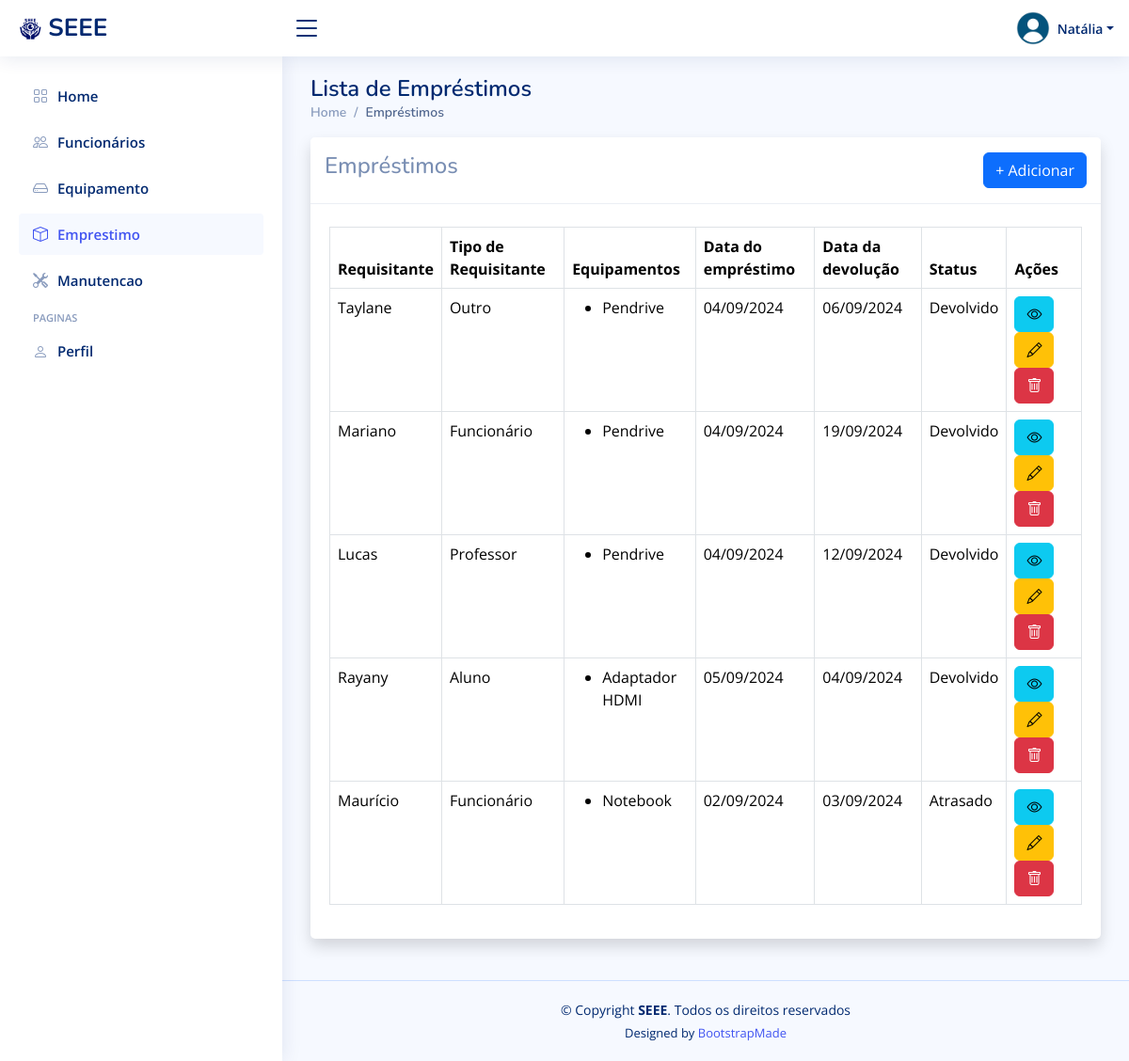
The page /emprestimo/list/ (signed in) on the database its author committed.
### emprestimo/models.py (models this page shows, shortened)
class Emprestimo(models.Model):
    class TipoDoRequisitante(models.IntegerChoices):
        ALUNO = 1, 'Aluno'
        PROFESSOR = 2, 'Professor'
        FUNCIONARIO = 3, 'Funcionário'
        OUTRO = 4, 'Outro'
    class Status(models.IntegerChoices):
        CONCLUIDO = 1, 'Devolvido'
        ANDAMENTO = 2, 'Em Andamento'
        INCOMPLETO = 3, 'Atrasado'
    requisitante = models.CharField(max_length=50)
    tipoDoRequisitante = models.IntegerField(choices=TipoDoRequisitante.choices, default=TipoDoRequisitante.OUTRO)
    sala = models.CharField(max_length=50)
    curso = models.CharField(max_length=20, null=True, blank=True)
    dataEmprestimo = models.DateField(default=now, null=False, blank=False)
    dataDevolucao = models.DateField(null=True, blank=True)
    observacoesDeDevolucao = models.CharField(max_length=255, blank=True)
    status = models.IntegerField(choices=Status.choices, default=Status.ANDAMENTO)
    funcionario = models.ForeignKey('funcionario.Funcionario', on_delete=models.SET_NULL, null=True, blank=True)
    equipamentos = models.ManyToManyField('equipamento.Equipamento', through='itemEmprestimo.ItemEmprestimo')

### equipamento/models.py (models this page shows, shortened)
class Equipamento(models.Model):
    nome = models.CharField(max_length=100)
    codigo = models.CharField(max_length=50, unique=True)
    marca = models.CharField(max_length=50)
    status = models.PositiveIntegerField(choices=[(1, 'Disponível'), (2, 'Emprestado'), (3, 'Em Manutenção')], default=1)

### emprestimo/views.py (the view)
# urls.py: path('list/', views.list, name='emprestimoList'),
@login_required
def list(request):
    emprestimos = Emprestimo.objects.all().distinct()
    return render(request, 'emprestimo/list.html', {'emprestimos':emprestimos})

### funcionario/contextProcess.py (called while the page is built)
def user_group_context(request):
    user = request.user
    isAdmin = user.groups.filter(name='Admin').exists()
    isFuncionario = user.groups.filter(name='Funcionarios').exists()
    return {
        'isAdmin': isAdmin,
        'isDuncionario': isFuncionario,
    }

### templates/emprestimo/list.html (shortened to what this page needs)
{% extends 'funcionario/_base.html' %}
{% block content %}
<div class="pagetitle">
    <h1>Lista de Empréstimos</h1>
    <nav>
        <ol class="breadcrumb">
            <li class="breadcrumb-item"><a href="/funcionario/">Home</a></li>
            <li class="breadcrumb-item active">Empréstimos</li>
        </ol>
    </nav>
</div>
<div class="card shadow mb-4">
    <div class="card-header py-3 d-sm-flex align-items-center justify-content-between mb-4">
        <h4>Empréstimos</h4>
        <a class="btn btn-primary" href="{% url 'emprestimoAdd' %}">+ Adicionar</a>
    </div>
    <div class="card-body">
        <div class="table-responsive">
            <table class="table table-bordered">
                <thead>
                    <tr>
                        <th>Requisitante</th>
                        <th>Tipo de Requisitante</th>
                        <th>Equipamentos</th>
                        <th>Data do empréstimo</th>
                        <th>Data da devolução</th>
                        <th>Status</th>
                        <th>Ações</th>
                    </tr>
                </thead>
                <tbody>
                    {% for e in emprestimos %}
                        <tr>
                            <td>{{ e.requisitante }}</td>
                            <td>{{ e.get_tipoDoRequisitante_display }}</td>
                            <td>
                                {% if e.equipamentos.all %}
                                    <ul>
                                        {% for equipamento in e.equipamentos.all %}
                                            <li>{{ equipamento.nome }}</li>
                                        {% endfor %}
                                    </ul>
                                {% else %}
                                    Nenhum equipamento
                                {% endif %}
                            </td>
                            <td>{{ e.dataEmprestimo|date:"d/m/Y" }}</td>
                            <td>{{ e.dataDevolucao|date:"d/m/Y" }}</td>
                            <td>{{ e.get_status_display }}</td>
                            <td>
                                <a class="btn btn-info" href="{% url 'emprestimoDetail' e.id %}" data-bs-toggle="tooltip" data-bs-placement="top" title="Ver detalhes"><i class="bi bi-eye"></i></a>
                                <a class="btn btn-warning" href="{% url 'emprestimoEdit' e.id  %}" data-bs-toggle="tooltip" data-bs-placement="top" title="Editar"><i class="bi bi-pencil"></i></a>
                                <button type="button" class="btn btn-danger" data-bs-toggle="modal" data-bs-target="#basicModal-{{ e.id }}"><i class="bi bi-trash"></i></button>
                            </td>
                        </tr>
                    {% endfor %}
                </tbody>
            </table>
        </div>
    </div>
</div>
{% endblock %}

### templates/funcionario/_base.html (shortened to what this page needs)
{% load static %}
<!DOCTYPE html>
<html lang="pt-br">
<head>
  <link href="{% static 'assets/vendor/bootstrap/css/bootstrap.min.css' %}" rel="stylesheet">
  <link href="{% static 'assets/vendor/bootstrap-icons/bootstrap-icons.css' %}" rel="stylesheet">
  <link href="{% static 'assets/vendor/boxicons/css/boxicons.min.css' %}" rel="stylesheet">
  <link href="{% static 'assets/vendor/quill/quill.snow.css' %}" rel="stylesheet">
  <link href="{% static 'assets/vendor/quill/quill.bubble.css' %}" rel="stylesheet">
  <link href="{% static 'assets/vendor/remixicon/remixicon.css' %}" rel="stylesheet">
  <link href="{% static 'assets/vendor/simple-datatables/style.css' %}" rel="stylesheet">
  <link href="{% static 'assets/css/style.css' %}" rel="stylesheet">
</head>
<body>
  <header id="header" class="header fixed-top d-flex align-items-center">
    <div class="d-flex align-items-center justify-content-between">
      <a href="/funcionario/" class="logo d-flex align-items-center">
        <img src="{% static 'assets/img/SEEE.png' %}" alt="">
        <span class="d-none d-lg-block">SEEE</span>
      </a>
      <i class="bi bi-list toggle-sidebar-btn"></i>
    </div>
    <nav class="header-nav ms-auto">
      <ul class="d-flex align-items-center">
        <li class="nav-item dropdown pe-3">
          <a class="nav-link nav-profile d-flex align-items-center pe-0" href="#" data-bs-toggle="dropdown">
            <img src="{% static 'assets/img/profile.png' %}" alt="Profile" class="rounded-circle">
            <span class="d-none d-md-block dropdown-toggle ps-2">{{ user.username }}</span>
          </a>
        </li>
      </ul>
    </nav>
  </header>
  {% include 'funcionario/sidebar.html'%}
  <main id="main" class="main">
    {% block content %}
    {% endblock %}
  </main>
  <footer id="footer" class="footer">
    <div class="copyright">
      &copy; Copyright <strong><span>SEEE</span></strong>. Todos os direitos reservados
    </div>
    <div class="credits">
      Designed by <a href="https://bootstrapmade.com/">BootstrapMade</a>
    </div>
  </footer>
</body>
</html>

### static/assets/css/style.css (style rules this page uses)
:root { scroll-behavior: smooth; }
body { font-family: "Open Sans", sans-serif; background: #f6f9ff; color: #444444; }
a { color: #4154f1; text-decoration: none; }
h1, h2, h3, h4, h5, h6 { font-family: "Nunito", sans-serif; }
#main { margin-top: 60px; padding: 20px 30px; transition: all 0.3s; }
.pagetitle { margin-bottom: 10px; }
.pagetitle h1 { font-size: 24px; margin-bottom: 0; font-weight: 600; color: #012970; }
.card { margin-bottom: 30px; border: none; border-radius: 5px; box-shadow: 0px 0 30px rgba(1, 41, 112, 0.1); }
.card-header, .card-footer { border-color: #ebeef4; background-color: #fff; color: #798eb3; padding: 15px; }
.card-body { padding: 0 20px 20px 20px; }
.breadcrumb { font-size: 14px; font-family: "Nunito", sans-serif; color: #899bbd; font-weight: 600; }
.breadcrumb a { color: #899bbd; transition: 0.3s; }
.breadcrumb .breadcrumb-item::before { color: #899bbd; }
.breadcrumb .active { color: #51678f; font-weight: 600; }
.logo { line-height: 1; }
@media (min-width: 1200px) { .logo { width: 280px; } }
.logo img { max-height: 26px; margin-right: 6px; }
.logo span { font-size: 26px; font-weight: 700; color: #012970; font-family: "Nunito", sans-serif; }
.header { transition: all 0.5s; z-index: 997; height: 60px; box-shadow: 0px 2px 20px rgba(1, 41, 112, 0.1); background-color: #fff; padding-left: 20px; }
.header .toggle-sidebar-btn { font-size: 32px; padding-left: 10px; cursor: pointer; color: #012970; }
.header-nav ul { list-style: none; }
.header-nav>ul { margin: 0; padding: 0; }
.header-nav .nav-profile { color: #012970; }
.header-nav .nav-profile img { max-height: 36px; }
.header-nav .nav-profile span { font-size: 14px; font-weight: 600; }
@media (min-width: 1200px) { #main, #footer { margin-left: 300px; } }
.footer { padding: 20px 0; font-size: 14px; transition: all 0.3s; border-top: 1px solid #cddfff; }
.footer .copyright { text-align: center; color: #012970; }
.footer .credits { padding-top: 5px; text-align: center; font-size: 13px; color: #012970; }

### rows shown on the page
Emprestimo: requisitante "Taylane", tipoDoRequisitante "Outro", dataEmprestimo "04/09/2024", dataDevolucao "06/09/2024", status "Devolvido"
Equipamento: nome "Pendrive"
Emprestimo: requisitante "Mariano", tipoDoRequisitante "Funcionário", dataEmprestimo "04/09/2024", dataDevolucao "19/09/2024", status "Devolvido"
Emprestimo: requisitante "Lucas", tipoDoRequisitante "Professor", dataEmprestimo "04/09/2024", dataDevolucao "12/09/2024", status "Devolvido"
Emprestimo: requisitante "Rayany", tipoDoRequisitante "Aluno", dataEmprestimo "05/09/2024", dataDevolucao "04/09/2024", status "Devolvido"
Equipamento: nome "Adaptador HDMI"
Emprestimo: requisitante "Maurício", tipoDoRequisitante "Funcionário", dataEmprestimo "02/09/2024", dataDevolucao "03/09/2024", status "Atrasado"
Equipamento: nome "Notebook"

### other values the page prints
{{ user.username }} "Natália"
